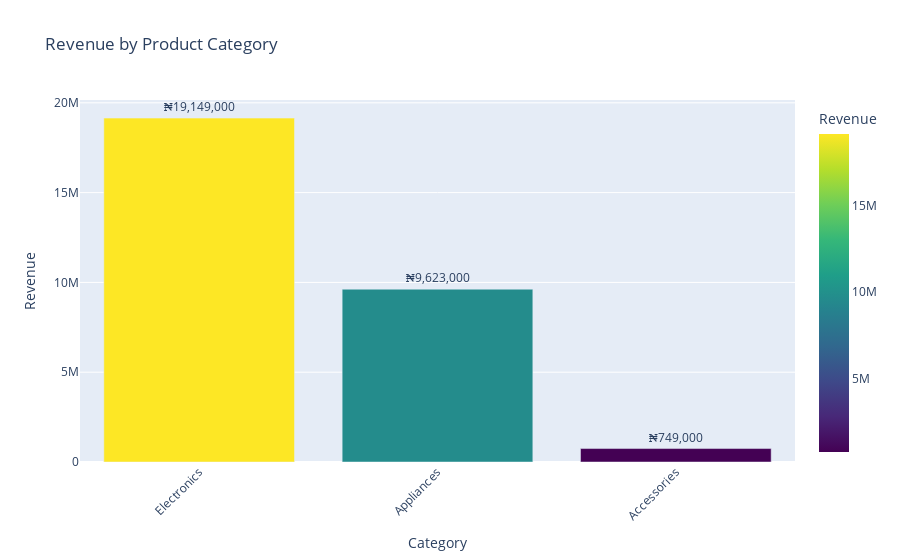

This figure's notebook cell:
### Code cell
cat_rev = (
    invent.groupby('Category')['Revenue']
    .sum()
    .reset_index()
    .sort_values('Revenue', ascending=False)
)

fig = px.bar(
    cat_rev,
    x='Category',
    y='Revenue',
    title='Revenue by Product Category',
    text='Revenue',
    color='Revenue',
    color_continuous_scale='Viridis'
)

fig.update_traces(texttemplate='₦%{text:,.0f}', textposition='outside')
fig.update_layout(xaxis_tickangle=-45)
fig.show()

### Figure 1 — Plotly figure (JSON) as saved in the notebook; plotly's stock layout.template omitted (floating-point values rounded to 4 significant figures)
{"data": [{"alignmentgroup": "True", "hovertemplate": "Category=%{x}<br>Revenue=%{marker.color}<extra></extra>", "legendgroup": "", "marker": {"color": [19149000, 9623000, 749000], "coloraxis": "coloraxis", "pattern": {"shape": ""}}, "name": "", "offsetgroup": "", "orientation": "v", "showlegend": false, "text": [19149000, 9623000, 749000], "textposition": "outside", "texttemplate": "₦%{text:,.0f}", "type": "bar", "x": ["Electronics", "Appliances", "Accessories"], "xaxis": "x", "y": [19149000, 9623000, 749000], "yaxis": "y"}], "layout": {"barmode": "relative", "coloraxis": {"colorbar": {"title": {"text": "Revenue"}}, "colorscale": [[0, "#440154"], [0.1111, "#482878"], [0.2222, "#3e4989"], [0.3333, "#31688e"], [0.4444, "#26828e"], [0.5556, "#1f9e89"], [0.6667, "#35b779"], [0.7778, "#6ece58"], [0.8889, "#b5de2b"], [1, "#fde725"]]}, "legend": {"tracegroupgap": 0}, "title": {"text": "Revenue by Product Category"}, "xaxis": {"anchor": "y", "domain": [0, 1], "tickangle": -45, "title": {"text": "Category"}}, "yaxis": {"anchor": "x", "domain": [0, 1], "title": {"text": "Revenue"}}}}
